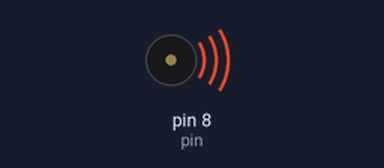
Bench run of a sketch on a simulated Arduino Uno, built with avr-gcc and run on an emulated ATmega328P. Parts: buzzer (waves = sounding). What the sketch prints to the serial monitor is not drawn.

Above: at 0.1 s.
Timing chart, 0 to 40.0 s (numbered marks = the images above):
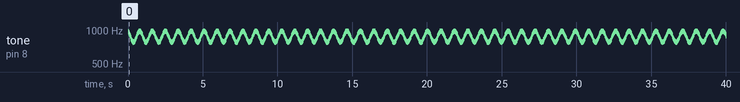

Measured:
- by itself, tone on pin 8 (pin): plays 962 Hz for 0.02 s, 949 Hz for 0.03 s, 934 Hz for 0.03 s, 916 Hz for 0.03 s, 896 Hz for 0.03 s, 877 Hz for 0.03 s … (1382 notes in this stretch)

The sketch:

010-sirena2.ino
```cpp
#include <math.h>

int pin = 8;
int retraso = 5;
float contador = 0;
int tonomedio = 880;
int amplitud = 100;

void setup() {
  pinMode(pin,OUTPUT);
 Serial.begin(9600);
}

void loop() {
  Serial.print("contador:");
  Serial.print(contador);
  Serial.print("coseno:");
  Serial.print(cos(contador));
  Serial.print("\n");
  contador += 0.2;
   tone(pin,tonomedio+cos(contador)*amplitud);
  delay(retraso);


}
```
